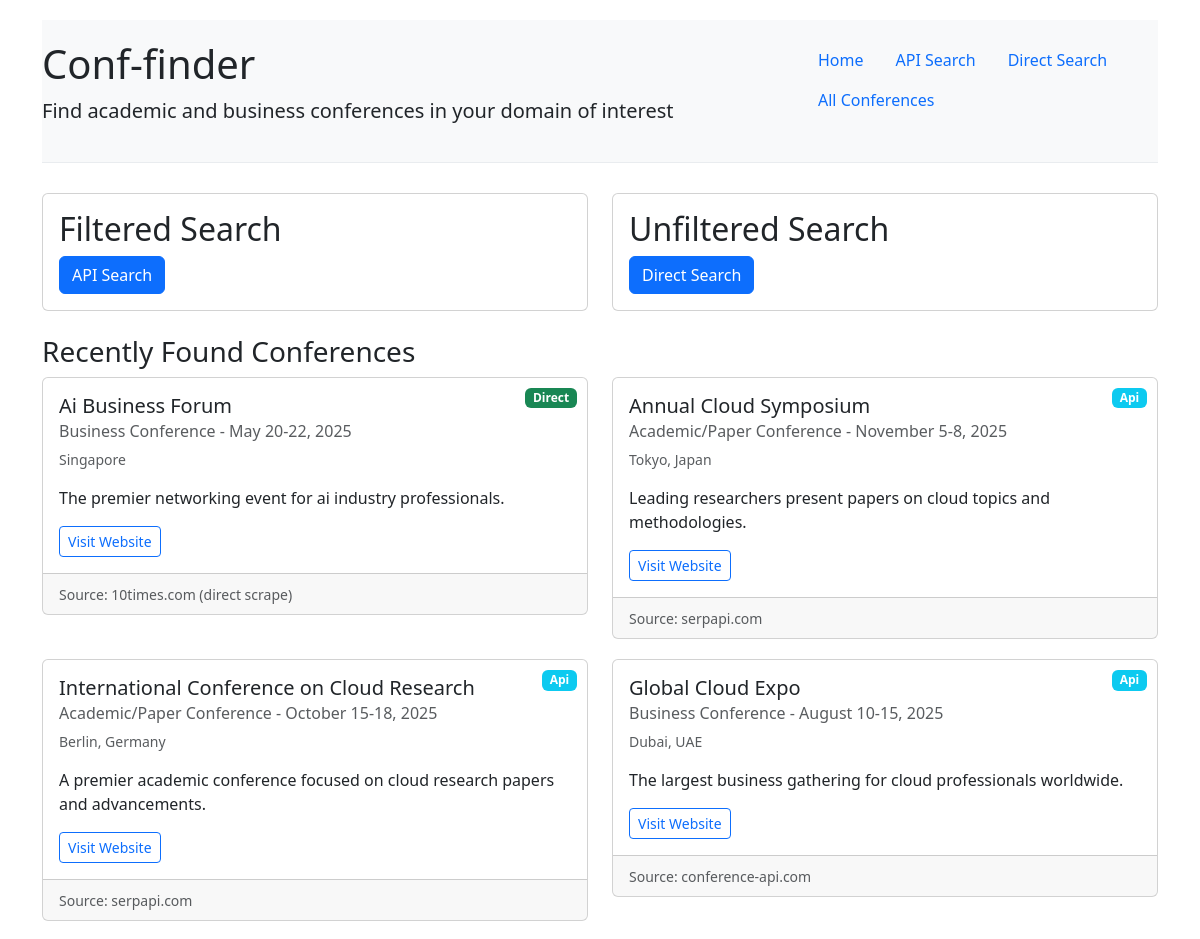
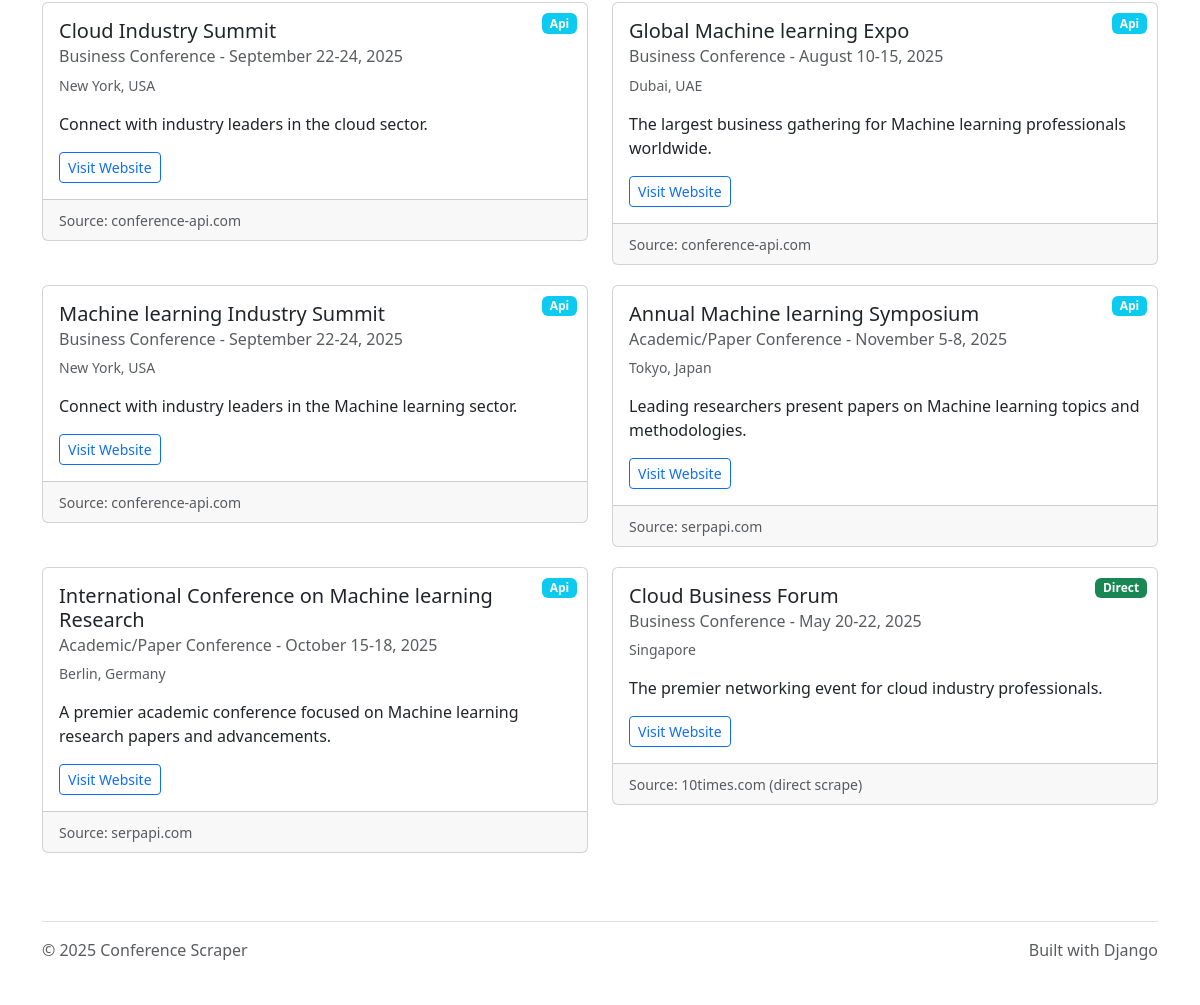
The page / on the database its author committed (2 pictures, top to bottom).
### common/models.py (models this page shows, shortened)
class Conference(models.Model):
    CONFERENCE_TYPES = (
        ('academic', 'Academic/Paper Conference'),
        ('business', 'Business Conference'),
    )
    title = models.CharField(max_length=255)
    description = models.TextField(blank=True, null=True)
    url = models.URLField()
    date = models.CharField(max_length=100, blank=True, null=True)
    location = models.CharField(max_length=255, blank=True, null=True)
    type = models.CharField(max_length=20, choices=CONFERENCE_TYPES)
    source_site = models.CharField(max_length=255)
    scrape_method = models.CharField(max_length=20, choices=(
        ('api', 'API'),
        ('direct', 'Direct Scraping'),
    ))
    created_at = models.DateTimeField(auto_now_add=True)
    class Meta:
        ordering = ['-created_at']

### common/views.py (the view)
# urls.py: path('', HomeView.as_view(), name='home'),
class HomeView(View):
    template_name = 'common/home.html'
    def get(self, request):
        recent_conferences = Conference.objects.all().order_by('-created_at')[:10]
        return render(request, self.template_name, {
            'recent_conferences': recent_conferences,
        })

### templates/common/home.html (shortened to what this page needs)
{% extends 'base.html' %}
{% block content %}
<div class="row mb-4">
    <div class="col-md-6">
        <div class="card">
            <div class="card-body">
                <h2 class="card-title">Filtered Search</h2>
                <a href="{% url 'api_scraper:search' %}" class="btn btn-primary"> API Search</a>
            </div>
        </div>
    </div>
    <div class="col-md-6">
        <div class="card">
            <div class="card-body">
                <h2 class="card-title">Unfiltered Search</h2>
                <a href="{% url 'direct_scraper:search' %}" class="btn btn-primary">Direct Search</a>
            </div>
        </div>
    </div>
</div>
<h3>Recently Found Conferences</h3>
{% if recent_conferences %}
    <div class="row">
        {% for conference in recent_conferences %}
            <div class="col-md-6">
                <div class="card conference-card">
                    <div class="card-body">
                        <span class="badge bg-{% if conference.scrape_method == 'api' %}info{% else %}success{% endif %} method-badge">
                            {{ conference.scrape_method|title }}
                        </span>
                        <h5 class="card-title">{{ conference.title }}</h5>
                        <h6 class="card-subtitle mb-2 text-muted">
                            {{ conference.get_type_display }}
                            {% if conference.date %} - {{ conference.date }}{% endif %}
                        </h6>
                        {% if conference.location %}
                            <p class="text-muted small"> {{ conference.location }}</p>
                        {% endif %}
                        {% if conference.description %}
                            <p class="card-text">{{ conference.description|truncatechars:100 }}</p>
                        {% endif %}
                        <a href="{{ conference.url }}" class="btn btn-sm btn-outline-primary" target="_blank">Visit Website</a>
                    </div>
                    <div class="card-footer text-muted">
                        <small>Source: {{ conference.source_site }}</small>
                    </div>
                </div>
            </div>
        {% endfor %}
    </div>
{% else %}
    <div class="alert alert-info">
        No conferences found yet. Try searching using one of the methods above.
    </div>
{% endif %}
{% endblock %}

### templates/base.html (shortened to what this page needs)
<!DOCTYPE html>
<html lang="en">
<head>
    <link href="https://cdn.jsdelivr.net/npm/bootstrap@5.3.0-alpha1/dist/css/bootstrap.min.css" rel="stylesheet">
</head>
<body>
    <div class="container">
        <header class="header-container">
            <div class="row">
                <div class="col-md-8">
                    <h1>Conf-finder</h1>
                    <p class="lead">Find academic and business conferences in your domain of interest</p>
                </div>
                <div class="col-md-4 text-end">
                    <nav>
                        <ul class="nav">
                            <li class="nav-item">
                                <a class="nav-link" href="{% url 'common:home' %}">Home</a>
                            </li>
                            <li class="nav-item">
                                <a class="nav-link" href="{% url 'api_scraper:search' %}">API Search</a>
                            </li>
                            <li class="nav-item">
                                <a class="nav-link" href="{% url 'direct_scraper:search' %}">Direct Search</a>
                            </li>
                            <li class="nav-item">
                                <a class="nav-link" href="{% url 'common:conference_list' %}">All Conferences</a>
                            </li>
                        </ul>
                    </nav>
                </div>
            </div>
        </header>
        <main>
            {% block content %}{% endblock %}
        </main>
        <footer class="mt-5 pt-3 text-muted border-top">
            <div class="row">
                <div class="col-md-6">
                    <p>&copy; 2025 Conference Scraper</p>
                </div>
                <div class="col-md-6 text-end">
                    <p>Built with Django</p>
                </div>
            </div>
        </footer>
    </div>
</body>
</html>

### templates/base.html (style rules this page uses)
body { padding-top: 20px; padding-bottom: 60px; }
.conference-card { margin-bottom: 20px; transition: transform 0.3s; }
.method-badge { position: absolute; top: 10px; right: 10px; }
.header-container { background-color: #f8f9fa; padding: 20px 0; margin-bottom: 30px; border-bottom: 1px solid #e9ecef; }

### rows shown on the page
Conference: scrape_method "Direct", title "Ai Business Forum", type "Business Conference", date "May 20-22, 2025", location "Singapore", description "The premier networking event for ai industry professionals.", source_site "10times.com (direct scrape)"
Conference: scrape_method "Api", title "Annual Cloud Symposium", type "Academic/Paper Conference", date "November 5-8, 2025", location "Tokyo, Japan", description "Leading researchers present papers on cloud topics and methodologies.", source_site "serpapi.com"
Conference: scrape_method "Api", title "International Conference on Cloud Research", type "Academic/Paper Conference", date "October 15-18, 2025", location "Berlin, Germany", description "A premier academic conference focused on cloud research papers and advancements.", source_site "serpapi.com"
Conference: scrape_method "Api", title "Global Cloud Expo", type "Business Conference", date "August 10-15, 2025", location "Dubai, UAE", description "The largest business gathering for cloud professionals worldwide.", source_site "conference-api.com"
Conference: scrape_method "Api", title "Cloud Industry Summit", type "Business Conference", date "September 22-24, 2025", location "New York, USA", description "Connect with industry leaders in the cloud sector.", source_site "conference-api.com"
Conference: scrape_method "Api", title "Global Machine learning Expo", type "Business Conference", date "August 10-15, 2025", location "Dubai, UAE", description "The largest business gathering for Machine learning professionals worldwide.", source_site "conference-api.com"
Conference: scrape_method "Api", title "Machine learning Industry Summit", type "Business Conference", date "September 22-24, 2025", location "New York, USA", description "Connect with industry leaders in the Machine learning sector.", source_site "conference-api.com"
Conference: scrape_method "Api", title "Annual Machine learning Symposium", type "Academic/Paper Conference", date "November 5-8, 2025", location "Tokyo, Japan", description "Leading researchers present papers on Machine learning topics and methodologies.", source_site "serpapi.com"
Conference: scrape_method "Api", title "International Conference on Machine learning Research", type "Academic/Paper Conference", date "October 15-18, 2025", location "Berlin, Germany", description "A premier academic conference focused on Machine learning research papers and advancements.", source_site "serpapi.com"
Conference: scrape_method "Direct", title "Cloud Business Forum", type "Business Conference", date "May 20-22, 2025", location "Singapore", description "The premier networking event for cloud industry professionals.", source_site "10times.com (direct scrape)"
